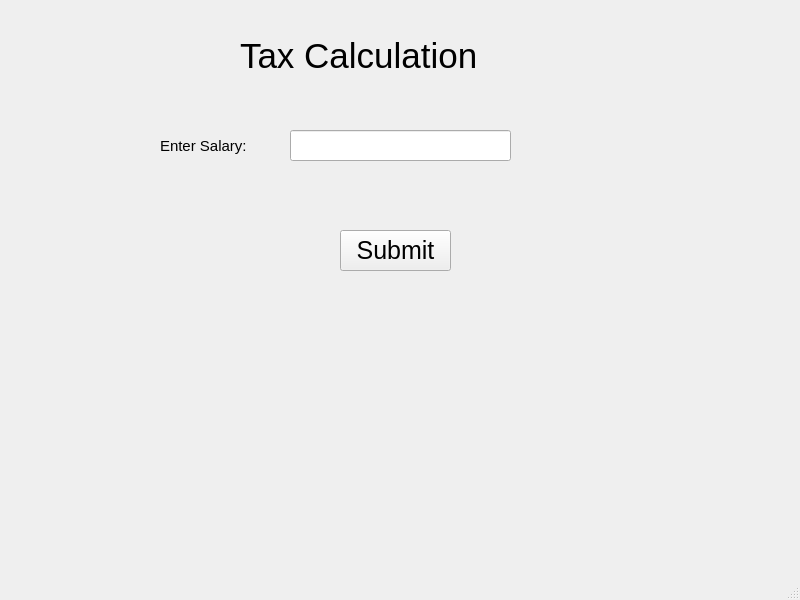
<?xml version="1.0" encoding="UTF-8"?>
<ui version="4.0">
 <class>MainWindow</class>
 <widget class="QMainWindow" name="MainWindow">
  <property name="geometry">
   <rect>
    <x>0</x>
    <y>0</y>
    <width>800</width>
    <height>600</height>
   </rect>
  </property>
  <property name="windowTitle">
   <string>MainWindow</string>
  </property>
  <widget class="QWidget" name="centralwidget">
   <widget class="QLabel" name="label">
    <property name="geometry">
     <rect>
      <x>240</x>
      <y>40</y>
      <width>251</width>
      <height>31</height>
     </rect>
    </property>
    <property name="styleSheet">
     <string notr="true">QLabel{
font-size:35px;
}</string>
    </property>
    <property name="text">
     <string>Tax Calculation</string>
    </property>
   </widget>
   <widget class="QLabel" name="label_2">
    <property name="geometry">
     <rect>
      <x>160</x>
      <y>130</y>
      <width>91</width>
      <height>31</height>
     </rect>
    </property>
    <property name="styleSheet">
     <string notr="true">QLabel{
font-size:15px;
}</string>
    </property>
    <property name="text">
     <string>Enter Salary:</string>
    </property>
   </widget>
   <widget class="QLineEdit" name="lineEdit">
    <property name="geometry">
     <rect>
      <x>290</x>
      <y>130</y>
      <width>221</width>
      <height>31</height>
     </rect>
    </property>
    <property name="styleSheet">
     <string notr="true">QLineEdit{
font-size:15px;
}</string>
    </property>
   </widget>
   <widget class="QPushButton" name="pushButton">
    <property name="geometry">
     <rect>
      <x>340</x>
      <y>230</y>
      <width>111</width>
      <height>41</height>
     </rect>
    </property>
    <property name="styleSheet">
     <string notr="true">QPushButton{
font-size:25px;
}</string>
    </property>
    <property name="text">
     <string>Submit</string>
    </property>
   </widget>
  </widget>
  <widget class="QMenuBar" name="menubar">
   <property name="geometry">
    <rect>
     <x>0</x>
     <y>0</y>
     <width>800</width>
     <height>22</height>
    </rect>
   </property>
  </widget>
  <widget class="QStatusBar" name="statusbar"/>
 </widget>
 <resources/>
 <connections/>
</ui>
